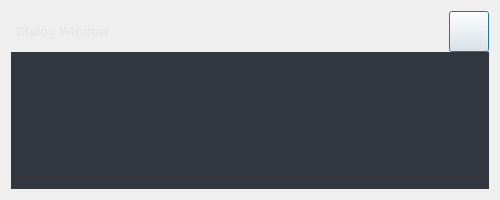
<?xml version="1.0" encoding="UTF-8"?>
<ui version="4.0">
 <class>Dialog</class>
 <widget class="QDialog" name="Dialog">
  <property name="geometry">
   <rect>
    <x>0</x>
    <y>0</y>
    <width>500</width>
    <height>200</height>
   </rect>
  </property>
  <property name="sizePolicy">
   <sizepolicy hsizetype="Fixed" vsizetype="Fixed">
    <horstretch>0</horstretch>
    <verstretch>0</verstretch>
   </sizepolicy>
  </property>
  <property name="minimumSize">
   <size>
    <width>500</width>
    <height>200</height>
   </size>
  </property>
  <property name="maximumSize">
   <size>
    <width>500</width>
    <height>200</height>
   </size>
  </property>
  <property name="baseSize">
   <size>
    <width>0</width>
    <height>0</height>
   </size>
  </property>
  <property name="windowTitle">
   <string>Dialog</string>
  </property>
  <property name="styleSheet">
   <string notr="true"/>
  </property>
  <layout class="QVBoxLayout" name="verticalLayout_2">
   <item>
    <widget class="QFrame" name="frame_main">
     <property name="styleSheet">
      <string notr="true">color: rgb(230, 230, 230);</string>
     </property>
     <property name="frameShape">
      <enum>QFrame::Shape::NoFrame</enum>
     </property>
     <property name="frameShadow">
      <enum>QFrame::Shadow::Raised</enum>
     </property>
     <layout class="QVBoxLayout" name="verticalLayout">
      <property name="spacing">
       <number>0</number>
      </property>
      <property name="leftMargin">
       <number>0</number>
      </property>
      <property name="topMargin">
       <number>0</number>
      </property>
      <property name="rightMargin">
       <number>0</number>
      </property>
      <property name="bottomMargin">
       <number>0</number>
      </property>
      <item>
       <widget class="QFrame" name="frame_top">
        <property name="minimumSize">
         <size>
          <width>0</width>
          <height>41</height>
         </size>
        </property>
        <property name="maximumSize">
         <size>
          <width>16777215</width>
          <height>41</height>
         </size>
        </property>
        <property name="styleSheet">
         <string notr="true"/>
        </property>
        <property name="frameShape">
         <enum>QFrame::Shape::NoFrame</enum>
        </property>
        <property name="frameShadow">
         <enum>QFrame::Shadow::Raised</enum>
        </property>
        <layout class="QHBoxLayout" name="horizontalLayout_3">
         <property name="spacing">
          <number>0</number>
         </property>
         <property name="leftMargin">
          <number>0</number>
         </property>
         <property name="topMargin">
          <number>0</number>
         </property>
         <property name="rightMargin">
          <number>0</number>
         </property>
         <property name="bottomMargin">
          <number>0</number>
         </property>
         <item>
          <widget class="QFrame" name="frame_toggle">
           <property name="maximumSize">
            <size>
             <width>70</width>
             <height>16777215</height>
            </size>
           </property>
           <property name="styleSheet">
            <string notr="true"/>
           </property>
           <property name="frameShape">
            <enum>QFrame::Shape::NoFrame</enum>
           </property>
           <property name="frameShadow">
            <enum>QFrame::Shadow::Raised</enum>
           </property>
           <layout class="QVBoxLayout" name="verticalLayout_3">
            <property name="spacing">
             <number>0</number>
            </property>
            <property name="leftMargin">
             <number>0</number>
            </property>
            <property name="topMargin">
             <number>0</number>
            </property>
            <property name="rightMargin">
             <number>0</number>
            </property>
            <property name="bottomMargin">
             <number>0</number>
            </property>
           </layout>
          </widget>
         </item>
         <item>
          <widget class="QFrame" name="frame_top_right">
           <property name="styleSheet">
            <string notr="true"/>
           </property>
           <property name="frameShape">
            <enum>QFrame::Shape::NoFrame</enum>
           </property>
           <property name="frameShadow">
            <enum>QFrame::Shadow::Raised</enum>
           </property>
           <layout class="QVBoxLayout" name="verticalLayout_4">
            <property name="spacing">
             <number>0</number>
            </property>
            <property name="leftMargin">
             <number>0</number>
            </property>
            <property name="topMargin">
             <number>0</number>
            </property>
            <property name="rightMargin">
             <number>0</number>
            </property>
            <property name="bottomMargin">
             <number>0</number>
            </property>
            <item>
             <widget class="QFrame" name="frame_top_btns">
              <property name="maximumSize">
               <size>
                <width>16777215</width>
                <height>42</height>
               </size>
              </property>
              <property name="styleSheet">
               <string notr="true"/>
              </property>
              <property name="frameShape">
               <enum>QFrame::Shape::NoFrame</enum>
              </property>
              <property name="frameShadow">
               <enum>QFrame::Shadow::Raised</enum>
              </property>
              <layout class="QHBoxLayout" name="horizontalLayout_6">
               <property name="spacing">
                <number>0</number>
               </property>
               <property name="leftMargin">
                <number>0</number>
               </property>
               <property name="topMargin">
                <number>0</number>
               </property>
               <property name="rightMargin">
                <number>0</number>
               </property>
               <property name="bottomMargin">
                <number>0</number>
               </property>
               <item>
                <widget class="QFrame" name="frame_label_top_btns">
                 <property name="sizePolicy">
                  <sizepolicy hsizetype="Expanding" vsizetype="Preferred">
                   <horstretch>0</horstretch>
                   <verstretch>0</verstretch>
                  </sizepolicy>
                 </property>
                 <property name="frameShape">
                  <enum>QFrame::Shape::NoFrame</enum>
                 </property>
                 <property name="frameShadow">
                  <enum>QFrame::Shadow::Raised</enum>
                 </property>
                 <layout class="QHBoxLayout" name="horizontalLayout_11">
                  <property name="spacing">
                   <number>0</number>
                  </property>
                  <property name="leftMargin">
                   <number>5</number>
                  </property>
                  <property name="topMargin">
                   <number>0</number>
                  </property>
                  <property name="rightMargin">
                   <number>10</number>
                  </property>
                  <property name="bottomMargin">
                   <number>0</number>
                  </property>
                  <item>
                   <widget class="QLabel" name="label_title_bar_top">
                    <property name="font">
                     <font>
                      <pointsize>10</pointsize>
                      <bold>true</bold>
                     </font>
                    </property>
                    <property name="styleSheet">
                     <string notr="true"/>
                    </property>
                    <property name="text">
                     <string>Dialog Window</string>
                    </property>
                   </widget>
                  </item>
                 </layout>
                </widget>
               </item>
               <item alignment="Qt::AlignmentFlag::AlignRight">
                <widget class="QFrame" name="frame_btns_right">
                 <property name="sizePolicy">
                  <sizepolicy hsizetype="Expanding" vsizetype="Preferred">
                   <horstretch>0</horstretch>
                   <verstretch>0</verstretch>
                  </sizepolicy>
                 </property>
                 <property name="maximumSize">
                  <size>
                   <width>120</width>
                   <height>16777215</height>
                  </size>
                 </property>
                 <property name="frameShape">
                  <enum>QFrame::Shape::NoFrame</enum>
                 </property>
                 <property name="frameShadow">
                  <enum>QFrame::Shadow::Raised</enum>
                 </property>
                 <layout class="QHBoxLayout" name="horizontalLayout_7">
                  <property name="spacing">
                   <number>0</number>
                  </property>
                  <property name="leftMargin">
                   <number>0</number>
                  </property>
                  <property name="topMargin">
                   <number>0</number>
                  </property>
                  <property name="rightMargin">
                   <number>0</number>
                  </property>
                  <property name="bottomMargin">
                   <number>0</number>
                  </property>
                  <item>
                   <widget class="QPushButton" name="btn_close">
                    <property name="sizePolicy">
                     <sizepolicy hsizetype="Minimum" vsizetype="Expanding">
                      <horstretch>0</horstretch>
                      <verstretch>0</verstretch>
                     </sizepolicy>
                    </property>
                    <property name="minimumSize">
                     <size>
                      <width>40</width>
                      <height>0</height>
                     </size>
                    </property>
                    <property name="maximumSize">
                     <size>
                      <width>40</width>
                      <height>16777215</height>
                     </size>
                    </property>
                    <property name="toolTip">
                     <string>Close</string>
                    </property>
                    <property name="styleSheet">
                     <string notr="true"/>
                    </property>
                    <property name="text">
                     <string/>
                    </property>
                    <property name="icon">
                     <iconset resource="files.qrc">
                      <normaloff>:/16x16/icons/16x16/cil-x.png</normaloff>:/16x16/icons/16x16/cil-x.png</iconset>
                    </property>
                   </widget>
                  </item>
                 </layout>
                </widget>
               </item>
              </layout>
             </widget>
            </item>
           </layout>
          </widget>
         </item>
        </layout>
       </widget>
      </item>
      <item>
       <widget class="QFrame" name="frame_center">
        <property name="sizePolicy">
         <sizepolicy hsizetype="Expanding" vsizetype="Expanding">
          <horstretch>0</horstretch>
          <verstretch>0</verstretch>
         </sizepolicy>
        </property>
        <property name="styleSheet">
         <string notr="true">background-color: rgb(50, 54, 62);
                  </string>
        </property>
        <property name="frameShape">
         <enum>QFrame::Shape::NoFrame</enum>
        </property>
        <property name="frameShadow">
         <enum>QFrame::Shadow::Raised</enum>
        </property>
        <layout class="QHBoxLayout" name="horizontalLayout_9">
         <property name="spacing">
          <number>0</number>
         </property>
         <property name="leftMargin">
          <number>0</number>
         </property>
         <property name="topMargin">
          <number>0</number>
         </property>
         <property name="rightMargin">
          <number>0</number>
         </property>
         <property name="bottomMargin">
          <number>0</number>
         </property>
         <item>
          <widget class="QFrame" name="frame_main_content">
           <property name="styleSheet">
            <string notr="true"/>
           </property>
           <property name="frameShape">
            <enum>QFrame::Shape::NoFrame</enum>
           </property>
           <property name="frameShadow">
            <enum>QFrame::Shadow::Raised</enum>
           </property>
           <layout class="QVBoxLayout" name="verticalLayout_6">
            <property name="spacing">
             <number>0</number>
            </property>
            <property name="leftMargin">
             <number>0</number>
            </property>
            <property name="topMargin">
             <number>0</number>
            </property>
            <property name="rightMargin">
             <number>0</number>
            </property>
            <property name="bottomMargin">
             <number>0</number>
            </property>
            <item>
             <widget class="QFrame" name="frame_content">
              <property name="styleSheet">
               <string notr="true"/>
              </property>
              <property name="frameShape">
               <enum>QFrame::Shape::NoFrame</enum>
              </property>
              <property name="frameShadow">
               <enum>QFrame::Shadow::Raised</enum>
              </property>
              <layout class="QHBoxLayout" name="horizontalLayout_17">
               <item>
                <layout class="QVBoxLayout" name="verticalLayout_5">
                 <item>
                  <layout class="QFormLayout" name="formLayout"/>
                 </item>
                </layout>
               </item>
              </layout>
             </widget>
            </item>
           </layout>
          </widget>
         </item>
        </layout>
       </widget>
      </item>
     </layout>
    </widget>
   </item>
  </layout>
 </widget>
 <tabstops>
  <tabstop>btn_close</tabstop>
 </tabstops>
 <resources>
  <include location="files.qrc"/>
 </resources>
 <connections/>
</ui>
